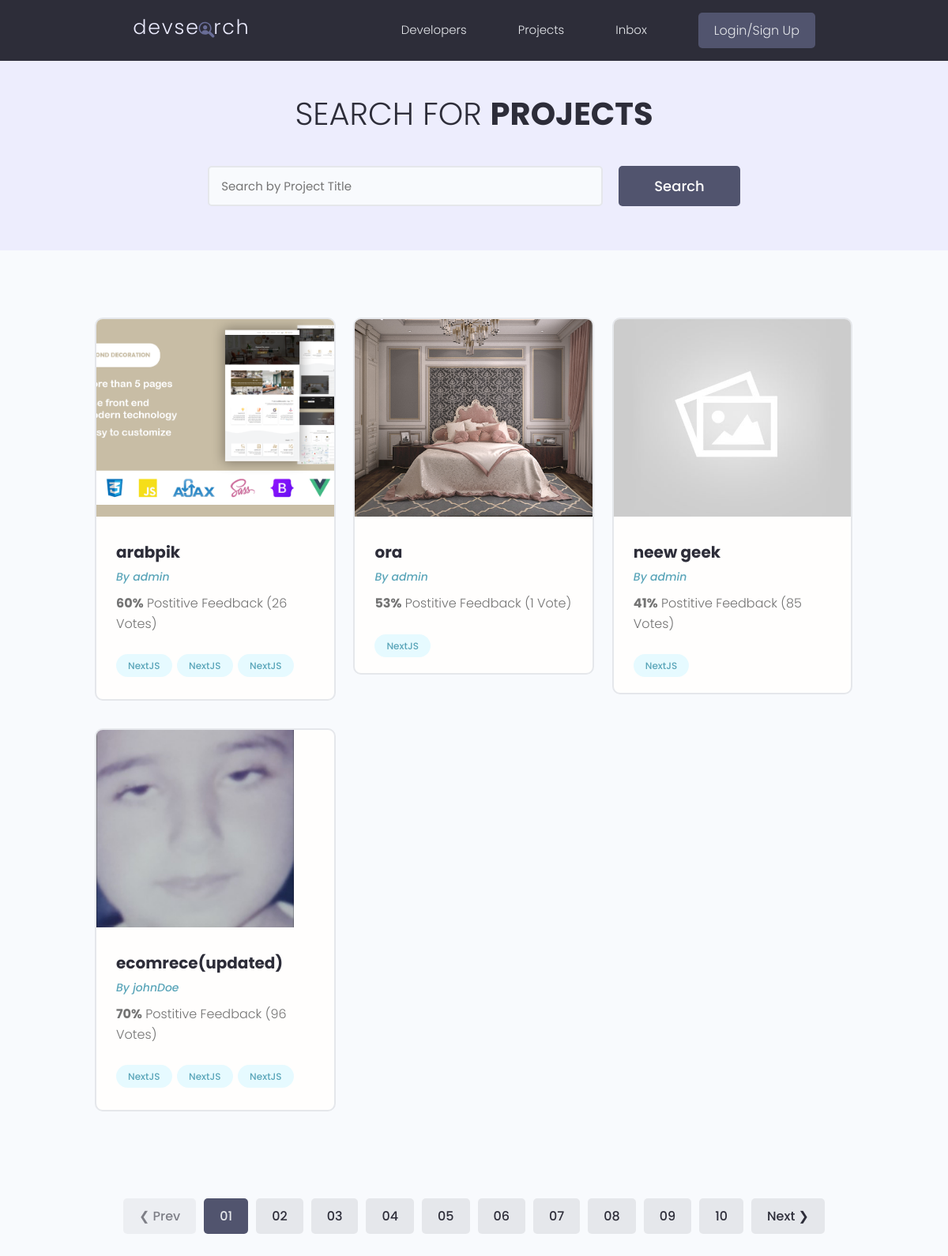
The page /projects/ on the database as committed earlier.
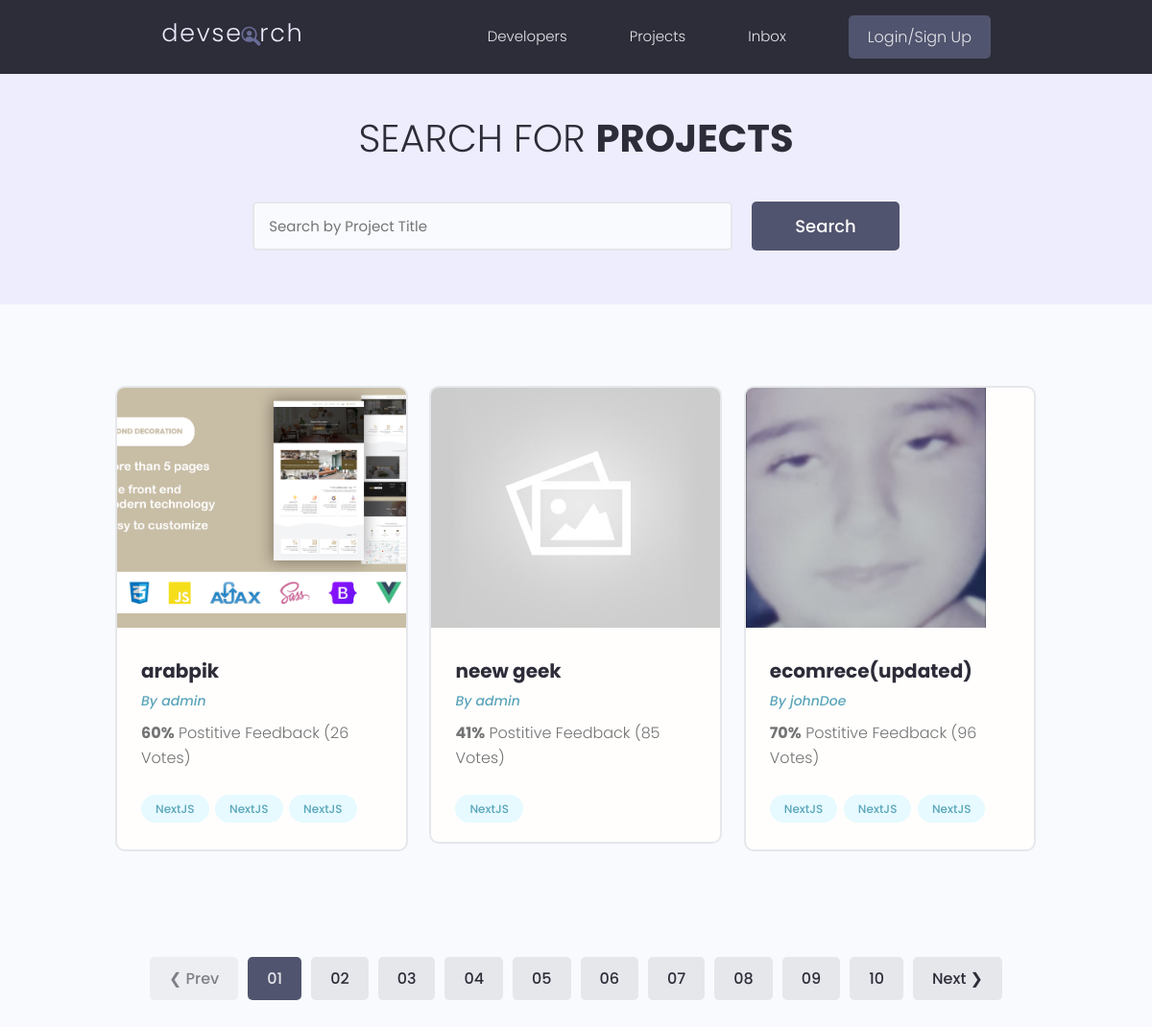
The same page on the database as committed later.
### projects/models.py (models this page shows, shortened)
class Project(models.Model):
    id = models.UUIDField(default=uuid.uuid4, unique=True, primary_key=True, editable=False)
    owner = models.ForeignKey(Profile, null=True, blank=True, on_delete=models.SET_NULL)
    title = models.CharField(max_length=2000)
    description = models.TextField(null=True, blank=True)
    image = models.ImageField(default="default.jpg")
    tags = models.ManyToManyField('Tag', blank=True)
    demo_link = models.URLField(max_length=2000, null=True, blank=True)
    source_link = models.URLField(max_length=2000, null=True, blank=True)
    vote_total = models.IntegerField(default=0, null=True, blank=True)
    vote_ratio = models.IntegerField(default=0, null=True, blank=True)
    created = models.DateTimeField(auto_now_add=True)

class Tag(models.Model):
    id = models.UUIDField(default=uuid.uuid4, unique=True, primary_key=True, editable=False)
    name = models.CharField(max_length=300)
    created = models.DateTimeField(auto_now_add=True)

### users/models.py (models this page shows)
class Profile(models.Model):
    id = models.UUIDField(default=uuid.uuid4, unique=True,
                            primary_key=True, editable=False)
    user = models.OneToOneField(
        User, null=True, blank=True, on_delete=models.CASCADE)
    name = models.CharField(max_length=200, null=True, blank=True)
    user_name = models.CharField(max_length=200, null=True, blank=True)
    email = models.EmailField(null=True, blank=True)
    headline = models.CharField(max_length=800, null=True, blank=True)
    bio = models.TextField(null=True, blank=True)
    location = models.CharField(max_length=200, null=True, blank=True)
    profile_image = models.ImageField(
        null=True, blank=True, upload_to="profiles/", default="profiles/user-default.png")
    social_github = models.URLField(max_length=200, null=True, blank=True)
    social_twitter = models.URLField(max_length=200, null=True, blank=True)
    social_linkedin = models.URLField(max_length=200, null=True, blank=True)
    social_youtube = models.URLField(max_length=200, null=True, blank=True)
    social_website = models.URLField(max_length=200, null=True, blank=True)
    created = models.DateTimeField(auto_now_add=True)
    def __str__(self):
        return str(self.user.username)

### projects/views.py (the view)
# urls.py: path('projects/', include("projects.urls")),
def projects(request):
    projects = Project.objects.all()
    context = {
        "projects": projects,
    }
    return render(request, 'projects/projects.html', context)

### projects/templates/projects/projects.html (shortened to what this page needs)
{% extends 'main.html' %} {% block content %}
<main class="projects">
    <section class="hero-section text-center">
        <div class="container container--narrow">
            <div class="hero-section__box">
                <h2>Search for <span>Projects</span></h2>
            </div>
            <div class="hero-section__search">
                <form class="form" action="#" method="get">
                    <div class="form__field">
                        <input class="input input--text" id="formInput#search" type="text" name="text"
                            placeholder="Search by Project Title" />
                    </div>
                    <input class="btn btn--sub btn--lg" type="submit" value="Search" />
                </form>
            </div>
        </div>
    </section>
    <section class="projectsList">
        <div class="container">
            <div class="grid grid--three">
                {% for project in projects %}
                <div class="column">
                    <div class="card project">
                        <a href="{% url 'project' project.id %}" class="project">
                            <img class="project__thumbnail" src="{{project.image.url}}" alt="project thumbnail" />
                            <div class="card__body">
                                <h3 class="project__title">{{project.title}}</h3>
                                <p><a class="project__author" href="{% url 'user-profile' project.owner.id %}">By {{project.owner}}</a></p>
                                <p class="project--rating">
                                    <span style="font-weight: bold;">{{project.vote_ratio}}%</span> Postitive
                                    Feedback ({{project.vote_total}} Vote{{project.vote_total|pluralize}})
                                </p>
                                <div class="project__tags">
                                    {% for tag in project.tags.all %}
                                    <span class="tag tag--pill tag--main">
                                        <small>NextJS</small>
                                    </span>
                                    {% endfor %}
                                </div>
                            </div>
                        </a>
                    </div>
                </div>
                {% endfor %}
            </div>
        </div>
    </section>
    <div class="pagination">
        <ul class="container">
            <li><a href="#" class="btn btn--disabled">&#10094; Prev</a></li>
            <li><a href="#" class="btn btn--sub">01</a></li>
            <li><a href="#" class="btn">02</a></li>
            <li><a href="#" class="btn">03</a></li>
            <li><a href="#" class="btn">04</a></li>
            <li><a href="#" class="btn">05</a></li>
            <li><a href="#" class="btn">06</a></li>
            <li><a href="#" class="btn">07</a></li>
            <li><a href="#" class="btn">08</a></li>
            <li><a href="#" class="btn">09</a></li>
            <li><a href="#" class="btn">10</a></li>
            <li><a href="#" class="btn">Next &#10095;</a></li>
        </ul>
    </div>
</main>
{% endblock content %}

Rows that differ between the two databases and show on the page:
removed Project: image (picture), title "ora", owner "admin", vote_ratio "53", vote_total "1"
